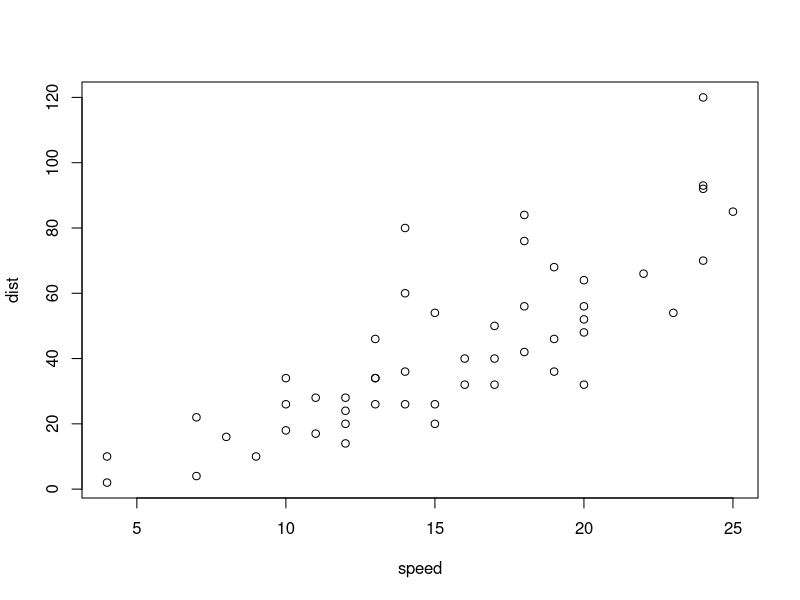
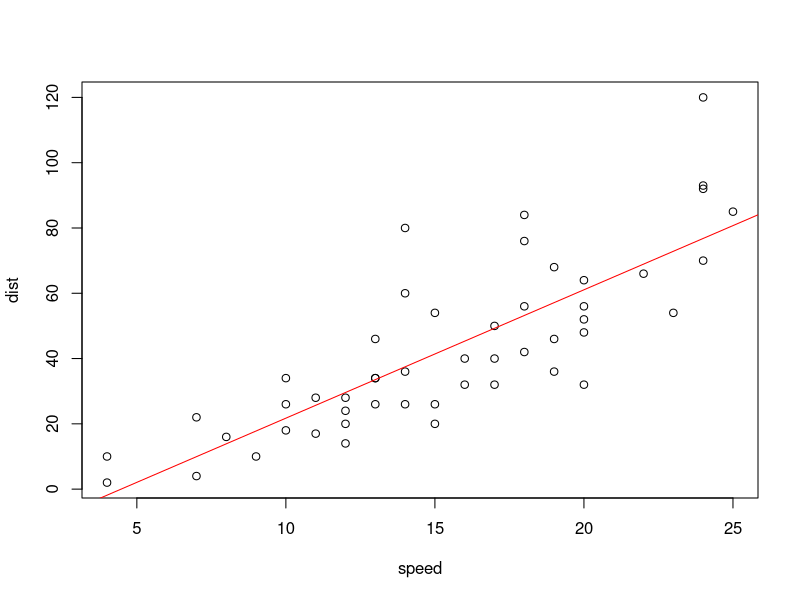

Write the R code that produced these figures, in order.
## ---- chunk 1
knitr::opts_chunk$set(echo = FALSE)
## ---- chunk 2
plot(cars)
## ---- chunk 3
plot(cars)
pred <- lm(dist~speed, data = cars)
abline(pred, col="red")
